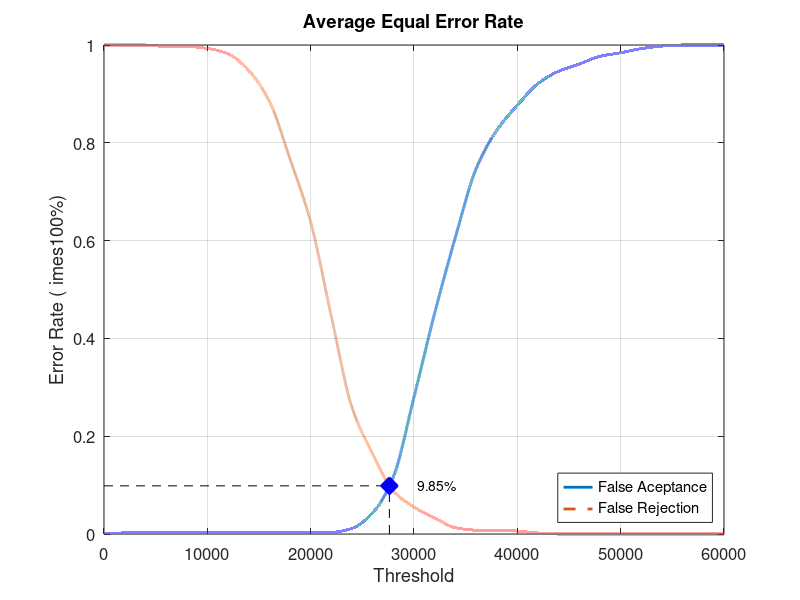
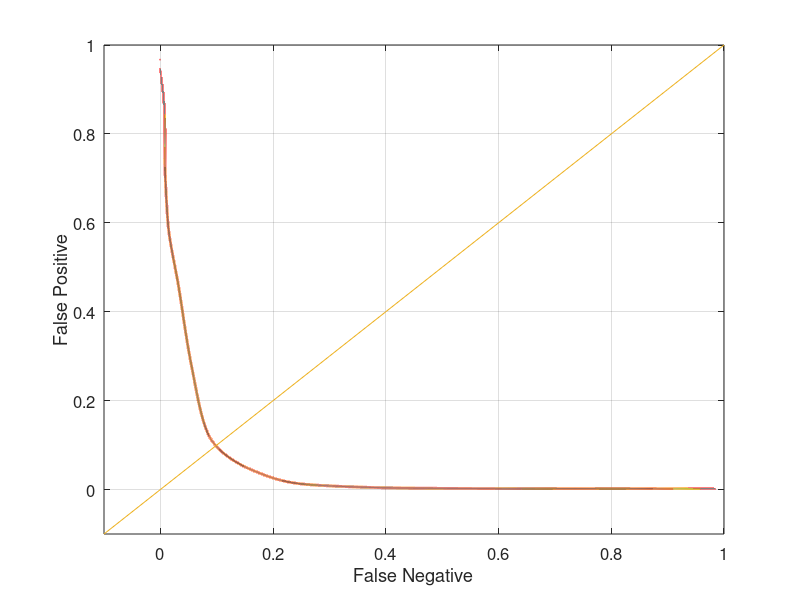

Reproduce these figures in MATLAB, in order.
close all;
clear;
clc;
x = 0:2000:60000;
xq = 0:0.5:60000;

y0 = [0 0.00210526 0.00210526 0.00210526 0.00210526 0.00210526 0.00210526 0.00210526 0.00210526 0.00210526 0.00210526 0.0031579 0.0115789 0.0431579 0.116842 0.28 0.451579 0.606316 0.746316 0.825263 0.876842 0.921053 0.946316 0.961053 0.976842 0.98421 0.992632 0.997895 1 1 1]
yy0 = interp1(x, y0, xq, 'pchip');
y1 = [1 1 1 0.997 0.997 0.993 0.982 0.948 0.885 0.767 0.638 0.445 0.259 0.164 0.088 0.055 0.033 0.013 0.008 0.008 0.006 0.002 0 0 0 0 0 0 0 0 0]
yy1 = interp1(x, y1, xq, 'pchip');

% Calculating EER: 
y2 = abs(y0 - y1);
find(y2 == min(y2))
yy2 = abs(yy0 - yy1);
xEER = find(yy2 == min(yy2));
xEERIndex = xq(xEER) % X-axis EER
yEER = yy0(xEER) % Y-axis EER

main = figure
plot(xq, yy0,'-','LineWidth', 2);	hold on
plot(xq, yy1,'--','LineWidth', 2);	hold on
plot([xEERIndex xEERIndex], [0 yEER], 'k--');	hold on
plot([0 xEERIndex], [yEER yEER], 'k--');	hold on
plot(xEERIndex, yEER, 'bx', 'LineWidth', 10);	hold on
text(xEERIndex + 10 * xEERIndex / 100, yEER, [num2str(round((10000 * yEER)) / 100) '%'])
legend('False Aceptance', 'False Rejection', 'Location', 'SouthEast')
xlabel('Threshold')
ylabel('Error Rate (	imes100%)')
title('Average Equal Error Rate')
set(gca, 'FontSize', 12)
axis([0 60000 0 1])
grid on

print(main, 'Database3AverageMain', '-dpng');
FNRxFPR = figure('Color', [1 1 1]);
plot(yy1, yy0, '-', yy1, yy0, 'LineWidth', 2);
hold on
y = -0.1:0.1:1
plot(y, y); 
set(gca, 'FontSize', 12)
xlabel('False Negative')
ylabel('False Positive')
axis([-0.1 1 -0.1 1])
set(gca, 'FontSize', 12)
grid on

print(FNRxFPR, 'Database3AverageFNRxFPR','-dpng');
